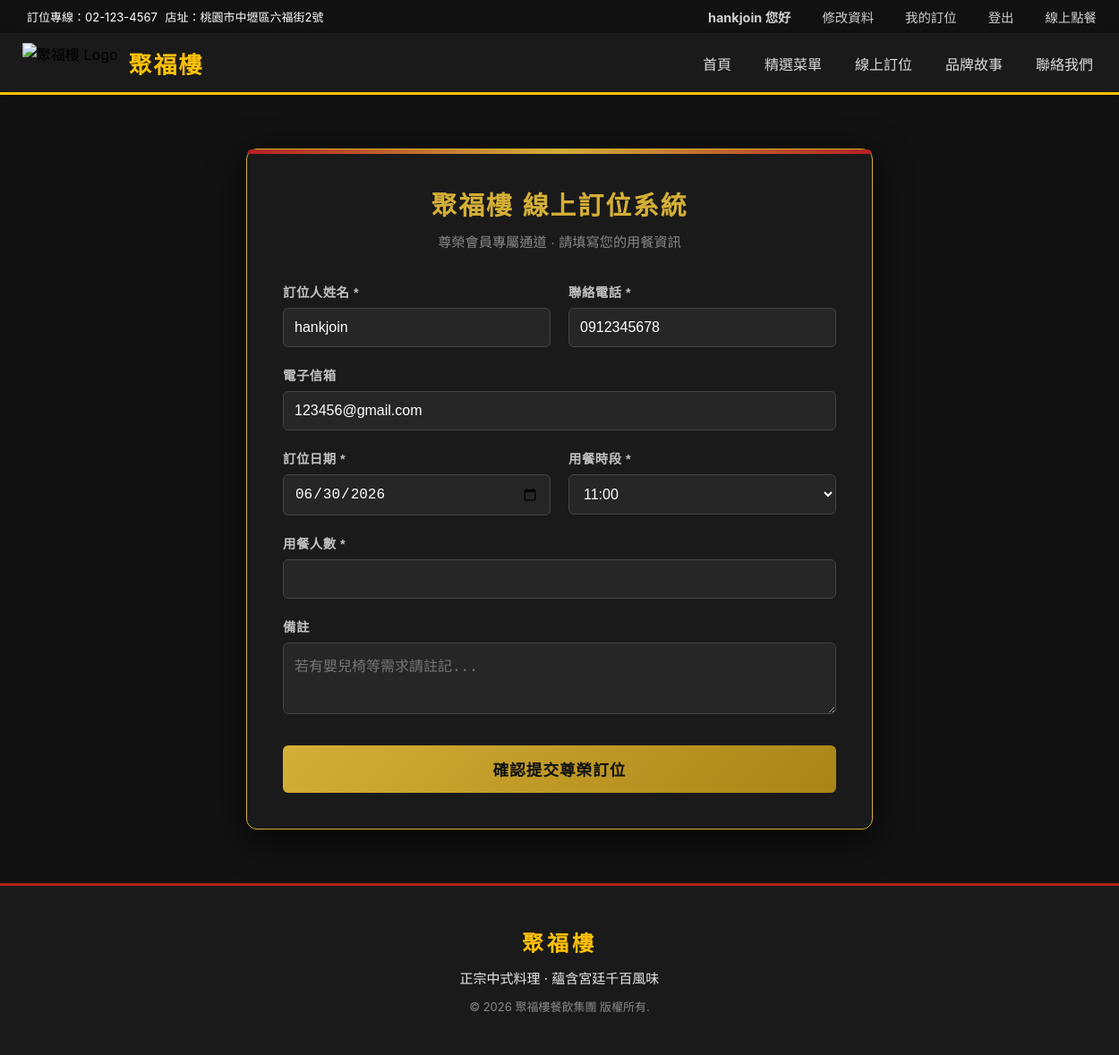
Page /book_table/ (signed in) on the committed database.
### myapp/models.py (models this page shows, shortened)
class CustomMember(AbstractBaseUser,PermissionsMixin):
    username = models.CharField('會員帳號', max_length=50, unique=True)
    last_name = models.CharField('姓氏', max_length=20)
    first_name = models.CharField('名字', max_length=30)
    password = models.CharField('密碼', max_length=128)
    email = models.EmailField('電子信箱', unique=True)
    phone = models.CharField('電話號碼', max_length=15, blank=True, null=True)
    birthday = models.DateField('生日', blank=True, null=True)
    GENDER_CHOICES = [('M', '男'), ('F', '女'), ('O', '其他')]
    gender = models.CharField('性別', max_length=1, choices=GENDER_CHOICES, blank=True, null=True)
    created_at = models.DateTimeField('註冊時間', auto_now_add=True)
    is_active = models.BooleanField(default=True, verbose_name="啟用狀態")
    is_staff = models.BooleanField(default=False, verbose_name="後台登入權限")
    USERNAME_FIELD = 'username'
    REQUIRED_FIELDS = ['email']
    objects = CustomMemberManager()
    class Meta:
        db_table = 'myapp_custommember'
        app_label = 'myapp'

### myapp/views.py (the view)
# urls.py: path('book_table/',views.book_table,name='book_table'),
@login_required(login_url='/user_login/')  # 說明：只有登入會員可以線上訂位。
def book_table(request):
    user_full_name = f"{request.user.last_name}{request.user.first_name}"  # 說明：組合目前會員姓名，作為訂位人姓名預設值。
    if request.method == 'POST':  # 說明：使用者送出訂位表單時建立訂位資料。
        form = ReservationForm(request.POST)  # 說明：用 POST 資料建立訂位表單並驗證。
        if form.is_valid():  # 說明：確認訂位欄位符合表單規則。
            reservation = form.save(commit=False)  # 說明：先取得訂位物件，暫不寫入資料庫。
            reservation.user = request.user  # 說明：把目前登入會員指定給訂位資料。
            reservation.save()  # 說明：正式保存訂位資料。
            try:
                subject = f'【聚福樓】您的中式料理訂位已確認（訂位編號：{reservation.id}）'  # 說明：訂位成功通知信主旨。
                message = (  # 說明：訂位成功通知信內容。
                    f'親愛的 {user_full_name} 貴賓您好：\n\n'
                    f'感謝您選擇聚福樓！我們已為您保留座位，期待您的光臨。\n'
                    f'===============================\n'
                    f' 訂位編號：{reservation.id}\n'
                    f' 訂位姓名：{user_full_name} 貴賓\n'
                    f' 訂位日期：{reservation.date}\n'
                    f' 訂位時間：{reservation.time_slot}\n'
                    f' 訂位人數：{reservation.guests} 位\n'
                    f'===============================\n\n'
                    f'※ 溫馨提醒：若需取消或變更訂位，請提前來電告知。謝謝您！'
                )
                user_email = request.user.email  # 說明：收件人使用目前登入會員的 Email。
                send_mail(  # 說明：寄出訂位成功通知信。
                    subject,
                    message,
                    settings.DEFAULT_FROM_EMAIL,
                    [user_email],
                    fail_silently=True  # 說明：寄信失敗不影響使用者完成訂位。
                )
            except Exception as e:
                print(f"訂位成功信件發送失敗: {e}")  # 說明：寄信失敗只印出錯誤，不中斷訂位流程。
            messages.success(request, '訂位成功！')  # 說明：設定訂位成功提示。
            return redirect('book_table')  # 說明：送出成功後回到訂位頁。
        print(form.errors)  # 說明：表單驗證失敗時在伺服器端印出錯誤，方便開發除錯。
    else:
        initial_data = {  # 說明：GET 請求時準備表單初始值。
            'name': user_full_name,  # 說明：預填會員姓名。
            'phone': getattr(request.user, 'phone', ''),  # 說明：若會員有 phone 欄位就預填，沒有則留空。
            'email': request.user.email,  # 說明：預填會員 Email。
        }
        form = ReservationForm(initial=initial_data)  # 說明：建立帶有初始資料的訂位表單。
    return render(request, 'book_table.html', {'form': form})  # 說明：渲染訂位頁。

### myapp/forms.py (called while the page is built)
def generate_time_slots():
    choices = []
    start_hour = 11
    end_hour = 20
    for hour in range(start_hour, end_hour + 1):
        for minute in ['00','15','30','45']:
            if hour == end_hour and minute == '00':
                break
            time_str = f"{hour:02d}:{minute}"
            choices.append((time_str, time_str))
    return choices

### templates/book_table.html (shortened to what this page needs)
{% extends 'base.html' %}
{% load static %}
{% block content %}
<link rel="stylesheet" href="{% static 'css/book_table.css' %}">
<section class="booking-section">
    <div class="booking-card">
        <div class="booking-header">
            <h2 class="booking-title">聚福樓 線上訂位系統</h2>
            <p class="booking-subtitle">尊榮會員專屬通道 · 請填寫您的用餐資訊</p>
        </div>
        <form method="POST" action="">
            <div class="booking-grid">
                <div class="form-group">
                    <label class="form-label">訂位人姓名 *</label>
                    {{ form.name }}
                </div>
                <div class="form-group">
                    <label class="form-label">聯絡電話 *</label>
                    {{ form.phone }}
                </div>
                <div class="form-group full-width">
                    <label class="form-label">電子信箱</label>
                    {{ form.email }}
                </div>
                <div class="form-group">
                    <label class="form-label">訂位日期 *</label>
                    {{ form.date }}
                </div>
                <div class="form-group">
                    <label class="form-label">用餐時段 *</label>
                    {{ form.time_slot }}
                </div>
                <div class="form-group full-width">
                    <label class="form-label">用餐人數 *</label>
                    {{ form.guests }}
                </div>
                <div class="form-group full-width">
                    <label class="form-label">備註</label>
                    {{ form.notes }}
                </div>
                <button type="submit" class="btn-submit">確認提交尊榮訂位</button>
            </div>
        </form>
    </div>
</section>
{% endblock %}

### templates/base.html (shortened to what this page needs)
{% load static %}
<!DOCTYPE html>
<html lang="zh-Hant">
<head>
    <link rel="stylesheet" href="{% static 'css/base.css' %}">
</head>
<body>
    <nav class="top-navbar">
        <div class="nav-container">
            <div class="contact-info">
                <span class="info-item"> 訂位專線：02-123-4567</span>
                <span class="info-item"> 店址：桃園市中壢區六福街2號</span>
            </div>
            <div class="member-links">
                {% if request.user.is_authenticated %}
                    <span class="nav-link-item member-name-nav">
                         {{ request.user.last_name }}{{ request.user.first_name }} 您好
                    </span>
                    <a href="{% url 'edit_profile' %}" class="nav-link-item">
                         修改資料
                    </a>
                    <a href="{% url 'my_bookings' %}"class="nav-link-item">我的訂位 </a>
                    <a href="{% url 'logout' %}" class="nav-link-item"> 登出</a>
                {% else %}
                    <a href="{% url 'user_login' %}" class="nav-link-item"><i class="fas fa-user"></i> 會員登入</a>
                {% endif %}
                <a href="{% url 'order_online' %}" class="nav-link-item"> 線上點餐</a>
            </div>
        </div>
    </nav>
    <header class="main-header">
        <div class="nav-container main-nav-flex">
            <div class="logo-area">
                <img src="{% static 'images/logo.png' %}" alt="聚福樓 Logo" class="logo-img">
                <a class="brand-name" href="{% url 'index' %}">聚福樓</a>
            </div>
            <nav class="main-menu">
                <ul class="menu-list">
                    <li><a href="{% url 'index' %}"> 首頁</a></li>
                    <li><a href="{% url 'menu' %}"> 精選菜單</a></li>
                    <li><a href="{% url 'book_table' %}"> 線上訂位</a></li>
                    <li><a href="{% url 'brand_story' %}"> 品牌故事</a></li>
                    <li><a href="{% url 'contact_us' %}"> 聯絡我們</a></li>
                </ul>
            </nav>
        </div>
    </header>
    <main class="content-wrapper">
        {% block content %}
        {% endblock %}
    </main>
    <footer class="site-footer">
        <div class="footer-container">
            <h3 class="footer-logo">聚福樓</h3>
            <p class="footer-slogan">正宗中式料理 · 蘊含宮廷千百風味</p>
            <p class="footer-copy">© 2026 聚福樓餐飲集團 版權所有.</p>
        </div>
    </footer>
</body>
</html>

### static/css/base.css (style rules this page uses)
:root { --primary-red: #b32017; --gold-color: #ffc107; --dark-bg: #1a1a1a; --text-white: #ffffff; --text-muted: #888888; }
html, body { height: 100%; margin: 0; padding: 0; }
body { font-family: -apple-system, BlinkMacSystemFont, "Segoe UI", Roboto, "Helvetica Neue", Arial, sans-serif; display: flex; flex-direction: column; min-height: 100vh; background-color: #fcfcfc; }
a { text-decoration: none; color: inherit; transition: color 0.3s ease; }
ul { list-style: none; margin: 0; padding: 0; }
.nav-container { max-width: 1200px; margin: 0 auto; padding: 0 20px; display: flex; justify-content: space-between; align-items: center; width: 100%; }
.top-navbar { background-color: #111111; color: var(--text-white); font-size: 13px; padding: 8px 0; border-bottom: 1px solid #222; }
.nav-link-item { margin-left: 20px; opacity: 0.8; }
.main-header { background-color: var(--dark-bg); position: sticky; top: 0; z-index: 1000; box-shadow: 0 2px 10px rgba(0, 0, 0, 0.3); padding: 10px 0; border-bottom: 3px solid var(--gold-color); }
.main-nav-flex { display: flex; justify-content: space-between; align-items: center; }
.logo-area { display: flex; align-items: center; gap: 12px; }
.logo-img { height: 45px; width: auto; }
.brand-name { color: var(--gold-color); font-size: 26px; font-weight: bold; letter-spacing: 2px; }
.menu-list { display: flex; gap: 25px; }
.menu-list a { color: rgba(255, 255, 255, 0.85); font-size: 16px; font-weight: 500; padding: 8px 4px; }
.content-wrapper { flex: 1 0 auto; }
.site-footer { flex-shrink: 0; background-color: var(--dark-bg); color: var(--text-white); text-align: center; padding: 45px 20px; border-top: 3px solid var(--primary-red); }
.footer-logo { color: var(--gold-color); font-size: 24px; margin: 0 0 12px 0; letter-spacing: 4px; }
.footer-slogan { margin: 0 0 12px 0; font-size: 15px; opacity: 0.9; }
.footer-copy { margin: 0; font-size: 13px; color: var(--text-muted); }
.member-name-nav { color: #ffbe2e; font-weight: bold; cursor: default; }
.member-links { display: flex; align-items: center; gap: 15px; }
.member-links .nav-link-item { color: #ffffff; text-decoration: none; font-size: 0.9rem; }

### static/css/book_table.css (style rules this page uses)
.booking-section { background-color: #121212; color: #f5f5f5; font-family: "Microsoft JhengHei", "Heiti TC", sans-serif; padding: 60px 20px; min-height: 85vh; display: flex; justify-content: center; align-items: center; }
.booking-card { background-color: #1a1a1a; border: 1px solid #d4af37; border-radius: 12px; box-shadow: 0 10px 40px rgba(0, 0, 0, 0.8); max-width: 700px; width: 100%; padding: 40px; box-sizing: border-box; position: relative; }
.booking-card::before { content: ''; position: absolute; top: 0; left: 0; right: 0; height: 5px; background: linear-gradient(90deg, #b22222, #d4af37, #b22222); border-radius: 12px 12px 0 0; }
.booking-header { text-align: center; margin-bottom: 35px; }
.booking-title { color: #d4af37; font-size: 1.8rem; font-weight: bold; margin: 0 0 10px 0; letter-spacing: 2px; }
.booking-subtitle { color: #888; font-size: 0.95rem; margin: 0; }
.booking-grid { display: grid; grid-template-columns: repeat(2, 1fr); gap: 20px; }
.full-width { grid-column: span 2; }
.form-group { display: flex; flex-direction: column; }
.form-label { color: #c0c0c0; font-size: 0.9rem; font-weight: 600; margin-bottom: 8px; letter-spacing: 0.5px; }
.form-group input, .form-group select, .form-group textarea { background-color: #262626 !important; border: 1px solid #444 !important; color: #ffffff !important; border-radius: 6px !important; padding: 12px !important; font-size: 1rem; box-sizing: border-box; width: 100%; transition: border-color 0.3s, box-shadow 0.3s; }
.btn-submit { grid-column: span 2; background: linear-gradient(135deg, #d4af37 0%, #aa8416 100%); border: none; color: #111; font-weight: bold; font-size: 1.1rem; padding: 14px; border-radius: 6px; cursor: pointer; letter-spacing: 1px; transition: transform 0.2s, box-shadow 0.3s, background 0.3s; margin-top: 15px; }

### rows in the picture
CustomMember: user.last_name "hank", user.first_name "join", phone "0912345678", email "123456@gmail.com"
